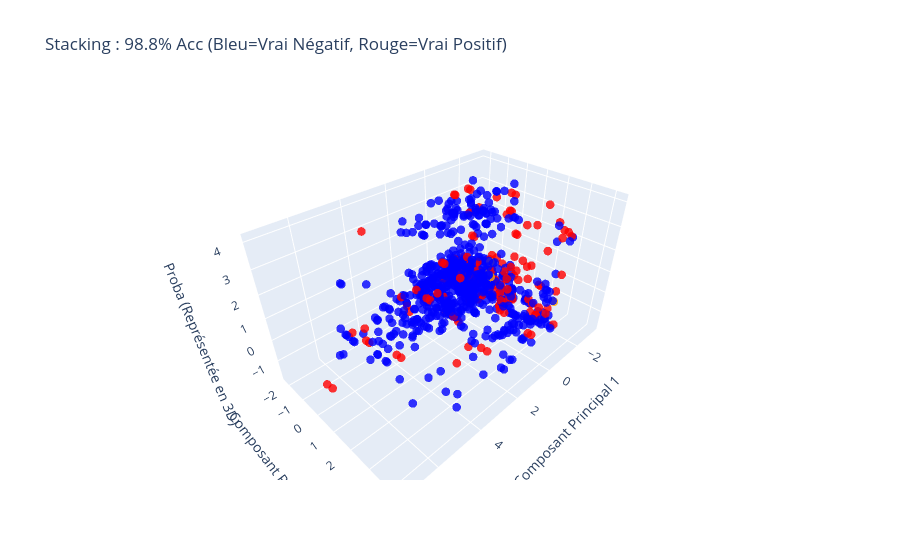

The cell this chart's notebook holds for it:
### Code cell
# Brique 31 - C. Le Stacking : Visualisation Plotly 3D Interactive
import plotly.graph_objects as go
from sklearn.decomposition import PCA

print("Compression 3D...")
pca_3d = PCA(n_components=3)
X_valid_3d = pca_3d.fit_transform(X_valid)

df_vis_stack = pd.DataFrame(X_valid_3d, columns=['PC1', 'PC2', 'PC3'])
df_vis_stack['Actual'] = y_valid.values
df_vis_stack['Predicted'] = y_pred_stack

color_discrete_map = {
    (0, 0): 'blue',    # True Negatives (Correctly staying)
    (1, 1): 'red',     # True Positives (Correctly leaving)
    (0, 1): 'orange',  # False Positives (Incorrectly predicted to leave)
    (1, 0): 'purple'   # False Negatives (Incorrectly predicted to stay)
}

df_vis_stack['Status'] = df_vis_stack.apply(lambda row: 'TN' if row['Actual'] == 0 and row['Predicted'] == 0 else
                                   ('TP' if row['Actual'] == 1 and row['Predicted'] == 1 else
                                   ('FP' if row['Actual'] == 0 and row['Predicted'] == 1 else 'FN')), axis=1)

colors = df_vis_stack[['Actual', 'Predicted']].apply(lambda x: color_discrete_map[(x[0], x[1])], axis=1)

fig_scat_stack = go.Figure(data=[go.Scatter3d(
    x=df_vis_stack['PC1'],
    y=df_vis_stack['PC2'],
    z=df_vis_stack['PC3'],
    mode='markers',
    marker=dict(
        size=5,
        color=colors,
        opacity=0.8
    ),
    text=df_vis_stack['Status']
)])

fig_scat_stack.update_layout(
    title=f"Stacking : {acc_stack*100:.1f}% Acc (Bleu=Vrai Négatif, Rouge=Vrai Positif)",
    scene=dict(xaxis_title='Composant Principal 1',
               yaxis_title='Composant Principal 2',
               zaxis_title='Proba (Représentée en 3D)')
)
fig_scat_stack.show()

### Figure 1 — Plotly figure (JSON) as saved in the notebook; plotly's stock layout.template omitted (floating-point values rounded to 4 significant figures; data arrays with more than 128 entries replaced by an {"elided": "..."} marker saying what was removed)
{"data": [{"marker": {"color": {"elided": "882 str values"}, "opacity": 0.8, "size": 5}, "mode": "markers", "text": {"elided": "882 str values"}, "type": "scatter3d", "x": {"elided": "882 float values"}, "y": {"elided": "882 float values"}, "z": {"elided": "882 float values"}}], "layout": {"scene": {"xaxis": {"title": {"text": "Composant Principal 1"}}, "yaxis": {"title": {"text": "Composant Principal 2"}}, "zaxis": {"title": {"text": "Proba (Représentée en 3D)"}}}, "title": {"text": "Stacking : 98.8% Acc (Bleu=Vrai Négatif, Rouge=Vrai Positif)"}}}
